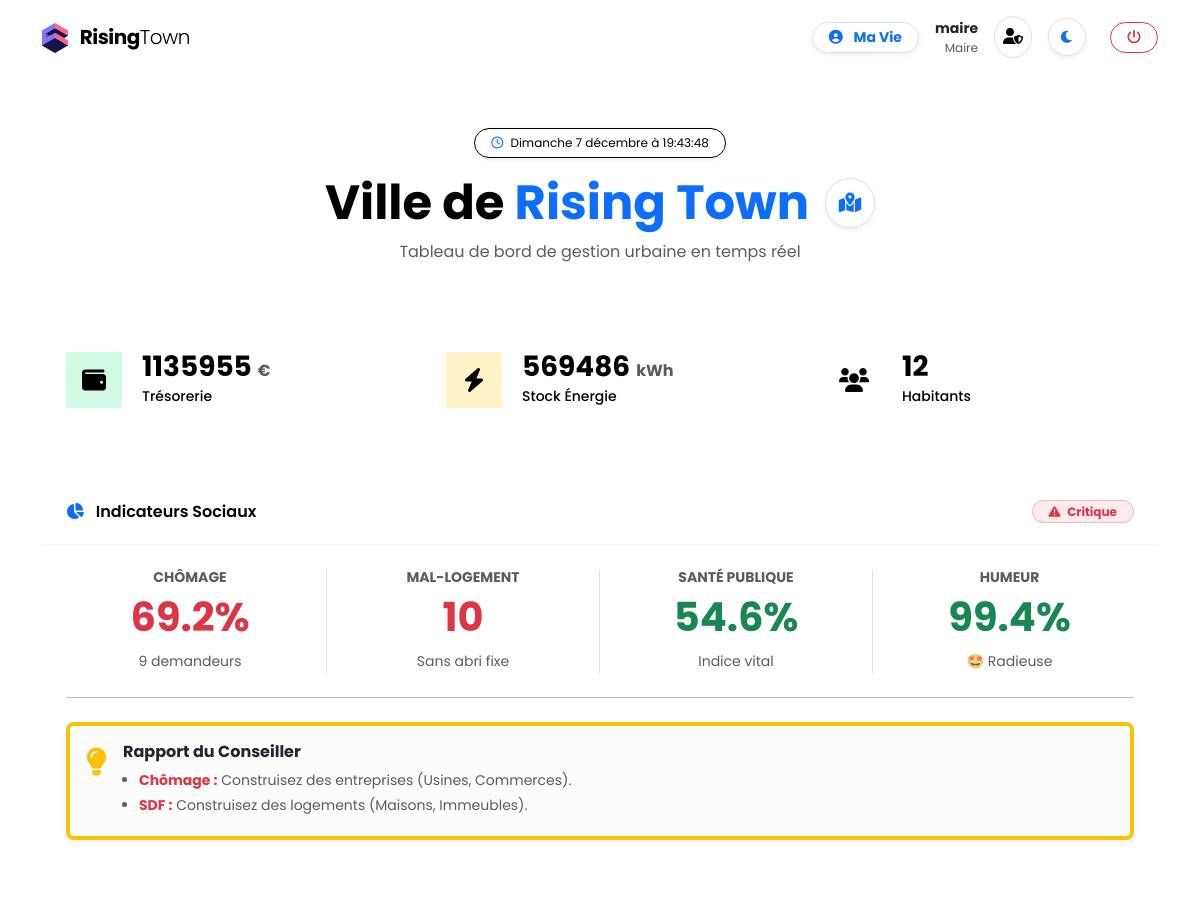
/dashboard/ (signed in, upper part), run on an earlier commit of the app's database.
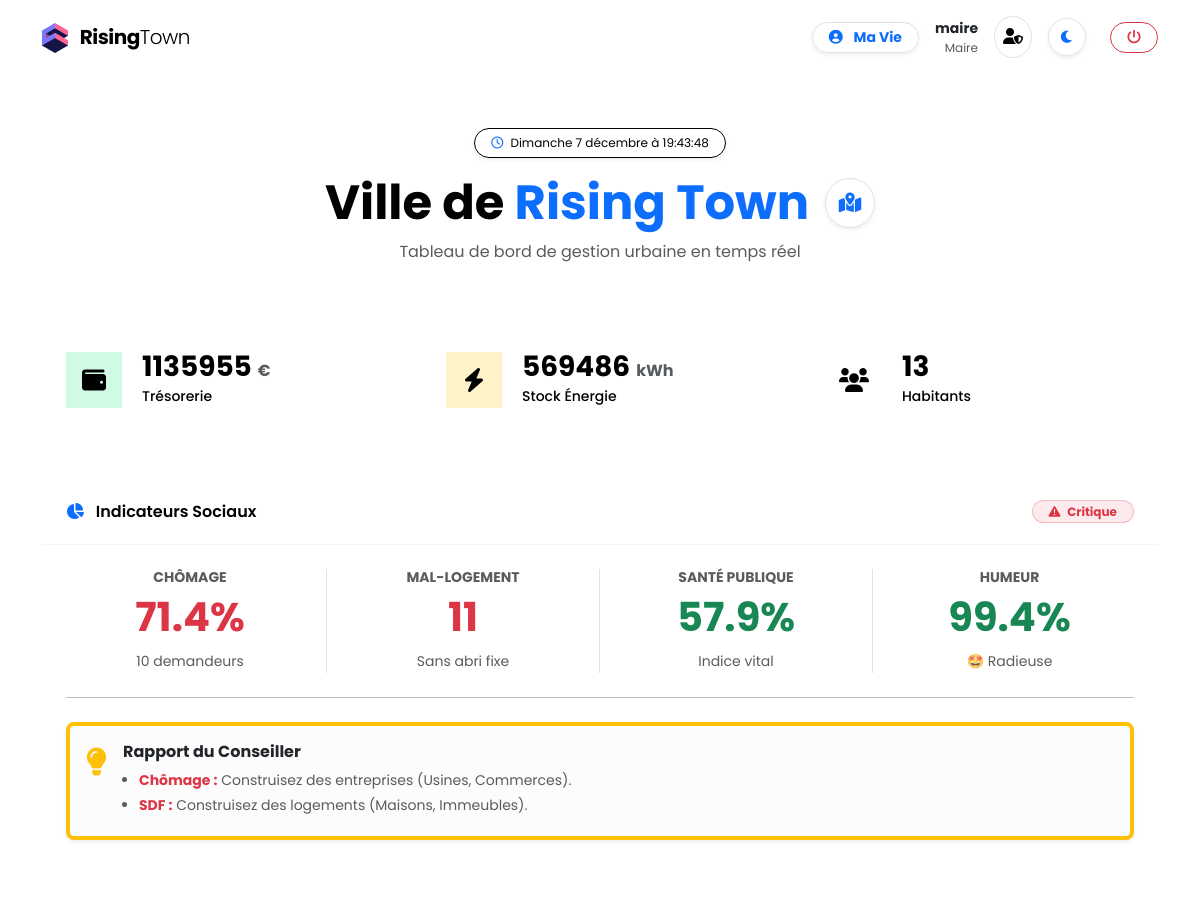
And on a later commit of the database.
### myapp/models.py (models this page shows, shortened)
class Ville(models.Model):
    nom = models.CharField(max_length=100)
    budget = models.IntegerField(default=100000)
    energie_stock = models.IntegerField(default=1000)
    population_totale = models.IntegerField(default=0)
    dernier_calcul = models.DateTimeField(auto_now=True)
    largeur_map = models.IntegerField(default=10, help_text="Nombre de cases en largeur (X)")
    hauteur_map = models.IntegerField(default=5, help_text="Nombre de cases en hauteur (Y)")

### myapp/views.py (the view, shortened to what this page needs)
# urls.py: path('dashboard/', views.dashboard, name='dashboard'), # Ancien index
@login_required
def dashboard(request):
    ville = Ville.objects.first()
    moi = get_mon_profil(request.user)
    if moi and moi.est_en_prison:
        return redirect('cellule_prison')
    nb_sms_non_lus = 0
    if moi:
        nb_sms_non_lus = Message.objects.filter(destinataire=moi, lu=False).count()
    mode = request.GET.get('mode', 'admin')
    if (request.user.is_superuser or request.user.is_adjoint) and mode != 'citoyen':
        if not ville:
            ville = Ville.objects.create(nom="Ville Nouvelle")
            Batiment.objects.create(ville=ville, nom="Hôtel de Ville", type_batiment='MAIRIE', cout_construction=0, consommation_energie=5)
        citoyens = Citoyen.objects.filter(ville=ville)
        total_pop = citoyens.count()
        candidats_recrutement = citoyens.filter(lieu_travail__isnull=True).exclude(
            Q(nom='Maire') | Q(nom='Adjoint')
        )
        nb_chomeurs = candidats_recrutement.count()
        taux_chomage = round((nb_chomeurs / total_pop * 100), 1) if total_pop > 0 else 0
        sdf = citoyens.filter(lieu_vie__isnull=True).count()
        taux_sdf = round((sdf / total_pop * 100), 1) if total_pop > 0 else 0
        sante_moyenne = citoyens.aggregate(Avg('sante'))['sante__avg'] or 0
        sante_moyenne = round(sante_moyenne, 1)
        bonheur_moyen = citoyens.aggregate(Avg('bonheur'))['bonheur__avg'] or 0
        bonheur_moyen = round(bonheur_moyen, 1)
        empty_spots = []
        moving_batiment = None
        evenement_du_jour = None
        move_id = request.GET.get('move_id')
        if move_id and request.user.is_superuser:
            try:
                moving_batiment = Batiment.objects.get(id=move_id)
                occupied_coords = set()
                for b in ville.batiments.all():
                    if b.id != moving_batiment.id:
                        for dx in range(b.largeur):
                            for dy in range(b.hauteur):
                                occupied_coords.add((b.x + dx, b.y + dy))
                for x in range(ville.largeur_map):
                    for y in range(ville.hauteur_map):
                        is_free = True
                        for dx in range(moving_batiment.largeur):
                            for dy in range(moving_batiment.hauteur):
                                target_x = x + dx
                                target_y = y + dy
                                if target_x >= ville.largeur_map or target_y >= ville.hauteur_map or (target_x, target_y) in occupied_coords:
                                    is_free = False
                                    break
                            if not is_free: break
                        if is_free:
                            empty_spots.append({'x': x, 'y': y})
            except Batiment.DoesNotExist:
                pass
        elif not move_id:
             pass
        return render(request, 'index.html', {
            'ville': ville,
            'total_pop': total_pop,
            'chomeurs': nb_chomeurs,      # Variable corrigée
            'taux_chomage': taux_chomage,
            'sdf': sdf,
            'taux_sdf': taux_sdf,
            'sante_moyenne': sante_moyenne,
            'bonheur_moyen': bonheur_moyen,
            'nb_sms_non_lus': nb_sms_non_lus,
            'empty_spots': empty_spots,
            'moving_batiment': moving_batiment,
            'evenement': evenement_du_jour,
            'candidats_recrutement': candidats_recrutement
        })

### myapp/views.py (called while the page is built)
def get_mon_profil(user):
    try:
        return user.profil_citoyen
    except:
        if user.is_superuser:
            ville = Ville.objects.first()
            profil = Citoyen.objects.create(
                compte=user,
                ville=ville,
                prenom="Le",
                nom="Maire",
                age=45
            )
            return profil
    return None

### myapp/templates/index.html (shortened to what the changed rows need)
{% extends 'base.html' %}
{% load static %}
{% block content %}
<div class="container mb-5">
    <div class="text-center py-5">
        <div class="d-flex align-items-center justify-content-center gap-3 mb-2">
            <h1 class="display-5 fw-bold mb-0">Ville de <span class="text-primary">{{ ville.nom }}</span></h1>
        </div>
    </div>
    <div class="row g-4 mb-5">
        <div class="col-md-4">
            <div class="stat-tile stat-budget">
                <div class="stat-content">
                    <h2>{{ ville.budget|floatformat:0 }} <small class="fs-6 text-muted">€</small></h2>
                    <p>Trésorerie</p>
                </div>
            </div>
        </div>
        <div class="col-md-4">
            <div class="stat-tile stat-energy">
                <div class="stat-content">
                    <h2>{{ ville.energie_stock }} <small class="fs-6 text-muted">kWh</small></h2>
                    <p>Stock Énergie</p>
                </div>
            </div>
        </div>
        <div class="col-md-4">
            <div class="stat-tile stat-pop">
                <div class="stat-content">
                    <h2>{{ ville.population_totale }}</h2>
                    <p>Habitants</p>
                </div>
            </div>
        </div>
    </div>
    <div class="card mb-5">
            <div class="card-body">
                <div class="row text-center mb-2">
                    <div class="col-md-3 border-end"> <h6 class="text-uppercase text-muted small fw-bold tracking-wide">Chômage</h6>
                        <div class="display-6 fw-bold my-2 {% if taux_chomage > 20 %}text-danger{% endif %}">
                            {{ taux_chomage }}%
                        </div>
                        <span class="text-muted small">{{ chomeurs }} demandeurs</span>
                    </div>
                    <div class="col-md-3 border-end">
                        <h6 class="text-uppercase text-muted small fw-bold tracking-wide">Mal-logement</h6>
                        <div class="display-6 fw-bold my-2 {% if sdf > 0 %}text-danger{% endif %}">
                            {{ sdf }}
                        </div>
                        <span class="text-muted small">Sans abri fixe</span>
                    </div>
                    <div class="col-md-3 border-end">
                        <h6 class="text-uppercase text-muted small fw-bold tracking-wide">Santé Publique</h6>
                        <div class="display-6 fw-bold my-2 {% if sante_moyenne < 50 %}text-danger{% else %}text-success{% endif %}">
                            {{ sante_moyenne }}%
                        </div>
                        <span class="text-muted small">Indice vital</span>
                    </div>
                </div>
            </div>
        </div>
                        {% load static %}
</div>
{% endblock %}

What changed in the data, as far as the page shows it:
changed Ville "Rising Town": population_totale "12" → "13"
Also different on the page:
{{ taux_chomage }}: "69.2" → "71.4"
{{ chomeurs }}: "9" → "10"
{{ sdf }}: "10" → "11"
{{ sante_moyenne }}: "54.6" → "57.9"
